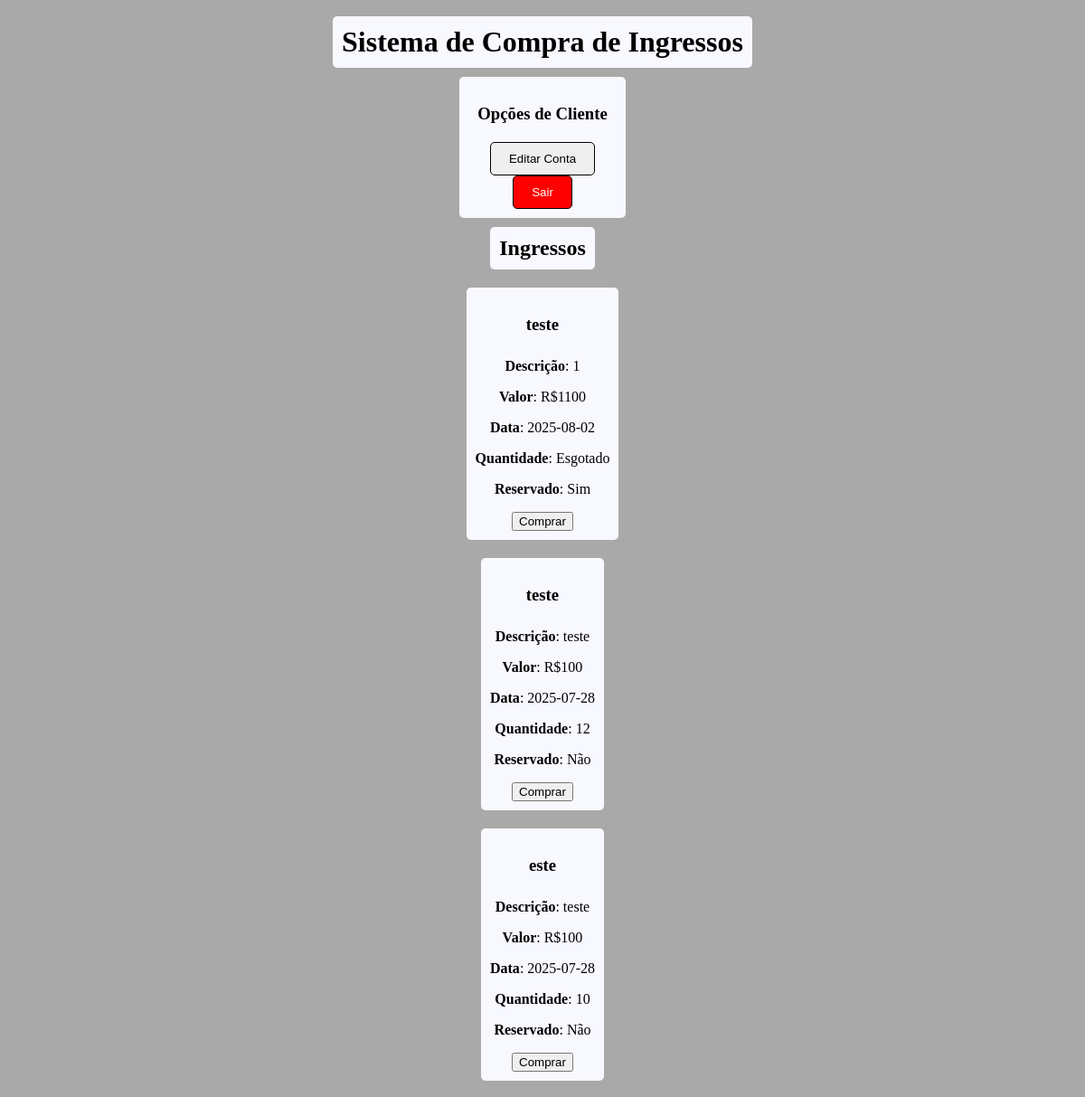
Page /public/client.php (signed in) on the earlier database version.
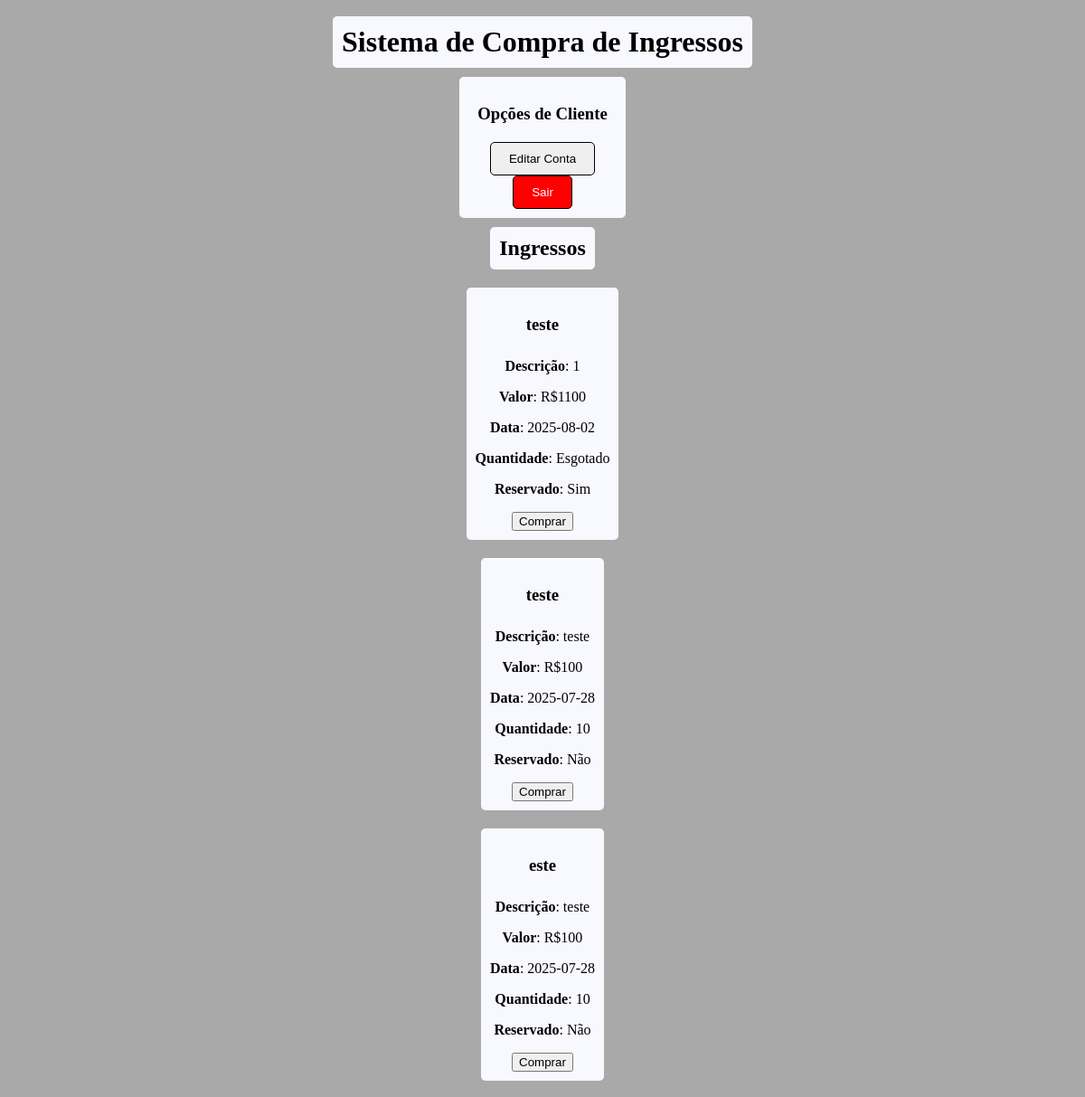
Same page on the later database version.
### tables this page shows
CREATE TABLE ingressos (
            id INTEGER PRIMARY KEY AUTOINCREMENT,
            evento TEXT NOT NULL,
            descricao TEXT,
            valor REAL NOT NULL,
            data_evento DATE NOT NULL,
            quantidade INTEGER NOT NULL,
            reservado BOOLEAN,
            data_ultima_reserva DATE,
            cliente_reservado INTEGER,
            vendedor INTEGER,
            FOREIGN KEY (vendedor) REFERENCES usuarios(id),
            FOREIGN KEY (cliente_reservado) REFERENCES clientes(id)
        );

### src/Classes/AbstractClass.php (called while the page is built, shortened)
<?php
abstract class AbstractClass {
    protected PDO $pdo;
    protected string $table;
    public function __construct(PDO $pdo, string $table) {
        $this->pdo =  $pdo;
        $this->table = $table;
    }
    public function read() {
        try {
            $sql = "SELECT * FROM {$this->table}";
            $stmt = $this->pdo->query($sql);
            return $stmt->fetchAll(PDO::FETCH_ASSOC);
        } catch (PDOException $e) {
            echo "Erro ao ler todos os registros na tebela: {$this->table}. Erro: " . $e->getMessage() . PHP_EOL;
        }
    }
}
?>

### public/client.php (the view, shortened to what this page needs)
<!DOCTYPE html>
<html lang="en">
<head>
    <link rel="stylesheet" href="/public/css/client.css">
</head>
<body>
    <div class="container">
        <h1>Sistema de Compra de Ingressos</h1>
        <div class="options">
            <h3>Opções de Cliente</h3>
            <div class="forms">
                <form class="account-form" action="/src/Logic/edit-account.php" method="get">
                    <input type="submit" name="account" value="Editar Conta">
                </form>
                <form class="logout-form" action="/src/Logic/logout.php" method="post">
                    <input type="submit" value="Sair">
                </form>
            </div>
        </div>
        <div class="ingressos">
            <h2>Ingressos</h2>
            <div class="ingressos-lista">
                <?php
                require_once __DIR__ . '/../src/Core/database.php';
                $tickets = new Ticket($db, "ingressos");
                if (isset($_SESSION["id"])){
                    $ingressos = $tickets->read();
                    if (!empty($ingressos)) {
                        foreach ($ingressos as $ingresso) {
                            echo "<div class='ticket'>";
                            echo "<h3>" . htmlspecialchars($ingresso["evento"]) . "</h3>";
                            echo "<p><strong>Descrição</strong>: " . htmlspecialchars($ingresso["descricao"]) . "</p>";
                            echo "<p><strong>Valor</strong>: R$" . htmlspecialchars($ingresso["valor"]) . "</p>";
                            echo "<p><strong>Data</strong>: " . htmlspecialchars($ingresso["data_evento"]) . "</p>";
                            echo "<p><strong>Quantidade</strong>: " . ($ingresso["quantidade"] > 0 ? $ingresso["quantidade"] : "Esgotado") . "</p>";
                            echo "<p><strong>Reservado</strong>: " . ($ingresso["reservado"] ? "Sim" : "Não" ) . "</p>";
                            echo "<form action=\"/src/Logic/buy-ticket.php\" method=\"get\">
                                    <input type=\"hidden\" name=\"ticket_id\" value=\"" . $ingresso["id"] . "\">
                                    <input type=\"submit\" name=\"buy_ticket\" value=\"Comprar\">
                                </form>";
                            echo "</div>";
                        }
                    } else {
                        echo "<p>Nenhum ingresso disponível.</p>";
                    }
                }
                ?>
            </div>
        </div>
    </div>
</body>
</html>

Differences in the rows shown:
changed ingressos (number 2 of 3 on the later page): quantidade "12" → "10"
